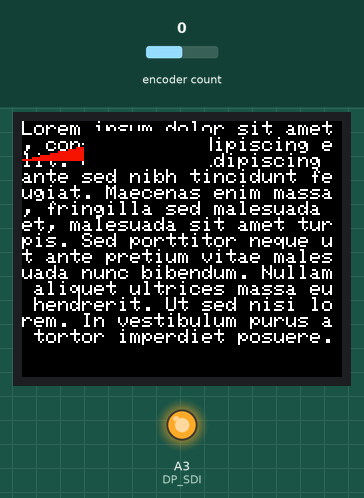
Recording of a sketch running on a simulated Teensy 4. Shown: 160×128 colour display, output pins drawn as LEDs (lit = HIGH). The test bench sets the inputs (shaded band); at power-on: encoder count 0. Pins used as bus, display or sensor lines are not drawn.

Above: at 2.9 s.
3.0 s: encoder count set to 1
4.5 s: encoder count set to 2
At 5.7 s:
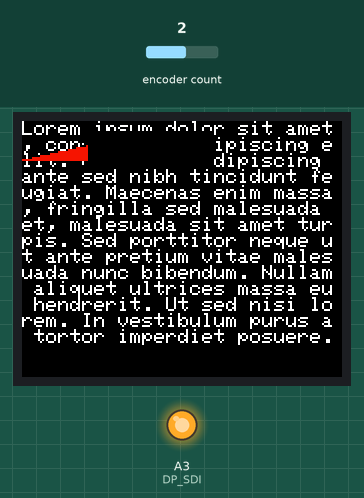
6.0 s: encoder count set to 3
7.5 s: encoder count set to 4
At 8.0 s:
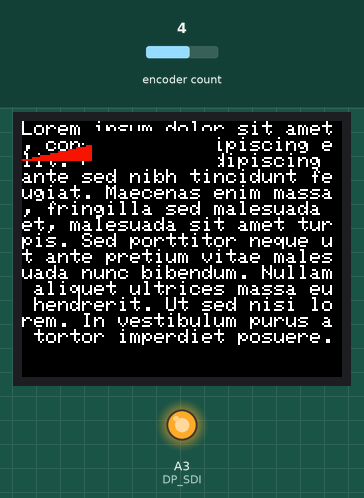
Timing chart, 0 to 10.0 s (numbered marks = the images above; inputs shaded):
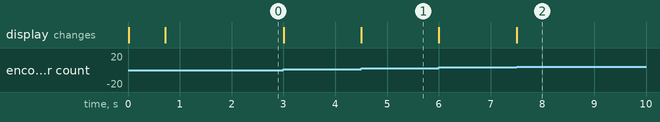

Measured:
- after the input at 4.5 s, the display: changes at once (image 1)
- after the input at 7.5 s, the display: changes at once (image 2)

The sketch:

Mixing.ino
```cpp
// (licence header left out)
 /**
  * Volume: Implement a basic volume control to allow testing output filtering
  * Show a simple volum bar on the screen
  * Volume control is an encoder producing interrupts
  *
  * Mixing: implements master volume and bass guitar input mixing with AD5204 digital potentiometers
  */

#include <Arduino.h>

#include <Adafruit_GFX.h>    // Core graphics library
#include <ST7735_t3.h>    // Hardware-specific library
#include "VS1053.h"
#include <Encoder.h>

/**
 * Screen is an ST7735 based 1.8" screen without touch
 */
#define SC_SCL 27
#define SC_SDA 26
#define SC_CS 0
#define SC_DC 28
#define SC_RESET 29

/**
 * Music player is a VS1053 basic breakout board
 */
#define MP_MOSI 11
#define MP_MISO 12
#define MP_SCK 13
#define MP_CS 25
#define MP_DCS 25
#define MP_DREQ UNUSED
#define MP_RESET 24

#define VOL_L 30
#define VOL_R 31

#define DP_CS 15
#define DP_CLK 16
#define DP_SDI 17
#define MASTER_VOL 2

ST7735_t3 tft = ST7735_t3(SC_CS, SC_DC, SC_SDA, SC_SCL, SC_RESET);

VS1053 midi = VS1053(MP_CS);

MIDINote note = {0,80,127};

Encoder volumeKnob(VOL_L, VOL_R);
long volume = 127;

uint8_t voice = 0;
uint32_t ticks = 0;

void setup() {

   Serial.begin(9600);
   pinMode(MP_MOSI, OUTPUT);
   pinMode(MP_MISO, INPUT);
   pinMode(MP_RESET, OUTPUT);
   pinMode(MP_SCK, OUTPUT);
   pinMode(MP_CS, OUTPUT);

   pinMode(DP_CS, OUTPUT);
   pinMode(DP_CLK, OUTPUT);
   pinMode(DP_SDI, OUTPUT);
   digitalWrite(DP_CS, HIGH);
   digitalWrite(DP_CLK, HIGH);
   digitalWrite(DP_SDI, HIGH);

  digitalWrite(MP_CS, HIGH);
  digitalWrite(MP_RESET, LOW);
  delay(10);
  digitalWrite(MP_RESET, HIGH);
  SPI.begin ();
  SPI.setBitOrder(MSBFIRST);
  midi.enableMIDI();
  // for the moment the channel output is a max
  midi.setVolume(0,127);

  SPI1.setMOSI(DP_SDI);
  SPI1.setSCK(DP_CLK);
  SPI1.begin();
  SPI1.setBitOrder(MSBFIRST);

  tft.initR(INITR_BLACKTAB);
  tft.setRotation(1);
  uint16_t time = millis();
  tft.fillScreen(ST7735_BLACK);
  time = millis() - time;
  delay(500);

  // large block of text
  tft.fillScreen(ST7735_BLACK);
  testdrawtext("Lorem ipsum dolor sit amet, consectetur adipiscing elit. Curabitur adipiscing ante sed nibh tincidunt feugiat. Maecenas enim massa, fringilla sed malesuada et, malesuada sit amet turpis. Sed porttitor neque ut ante pretium vitae malesuada nunc bibendum. Nullam aliquet ultrices massa eu hendrerit. Ut sed nisi lorem. In vestibulum purus a tortor imperdiet posuere. ", ST7735_WHITE);
  setMasterVolume(volume);
  delay(1000);

}

void loop() {

  long t = millis();
  long newVol = volumeKnob.readAndReset();
  if(newVol != 0) {
    volume += newVol;
    if(volume < 0) {
      volume = 0;
    } else if(volume > 254) {
      volume = 254;
    }

    setMasterVolume(volume);
  }

  if(t - ticks > 1000) {
    midi.noteOn(note);
    ticks = t;
  }
}

void testdrawtext(const char *text, uint16_t color) {
  tft.setCursor(0, 0);
  tft.setTextColor(color);
  tft.setTextWrap(true);
  tft.print(text);
}

void setMasterVolume(uint8_t volume) {
    digitalPotWrite(MASTER_VOL,volume);
    drawVolumeBar(volume);
    if(volume == 0) {
      midi.setVolume(0,0);
    } else {
      midi.setVolume(0,127);
    }
}

void drawVolumeBar(uint8_t volume) {
  // Volume bounding box is (0,5),(63,19)
  // Draw the full triangle
  tft.fillTriangle( 0,  19, 63,  19,  63, 5,  0xf0a0);
  // now clip the end off as needed
  tft.fillRect( volume / 4,  5,  63,  19, 0x0000);
}

void digitalPotWrite(int address, int value) {
 digitalWrite(DP_CS,LOW);
 // shift out the address
 for(int i=7; i>=0; i--) {
    if(address & (1 << i)) {
      digitalWrite(DP_SDI,HIGH);
    } else {
      digitalWrite(DP_SDI,LOW);
    }

    digitalWrite(DP_CLK,LOW);
    digitalWrite(DP_CLK,HIGH);
 }
 // shift out the data
 for(int i=7; i>=0; i--) {
    if(value & (1 << i)) {
      digitalWrite(DP_SDI,HIGH);
    } else {
      digitalWrite(DP_SDI,LOW);
    }

    digitalWrite(DP_CLK,LOW);
    digitalWrite(DP_CLK,HIGH);
 }
  digitalWrite(DP_CS,HIGH);
}
```

VS1053.h
```cpp
#ifndef VS1053_H
#define VS1053_H

#define MIDI_NOTE_OFF 0x80
#define MIDI_NOTE_ON 0x90

#define MIDI_CHANNEL_MODE 0xb0
#define MIDI_CHANNEL_VOLUME 0x07
#define MIDI_CHANNEL_EXPRESSION 0x0b
#define MIDI_CHANNEL_PROGRAM 0xc0

typedef struct {
  uint8_t channel;
  uint8_t note;
  uint8_t velocity;
} MIDINote;

class VS1053 {


  public:

  VS1053(uint8_t cs) : _cs(cs) {};

  void enableMIDI() {

  }

  void noteOn(MIDINote note);
  void noteOff(MIDINote note);
  void setVolume(uint8_t channel, uint8_t vol);

  void setVoice(uint8_t channel, uint8_t voice);
  void setBank(uint8_t channel, uint8_t bank);

  protected:
  uint8_t _cs;

  void sendMIDIByte(uint8_t b) {
    digitalWrite(_cs, LOW);
    SPI.transfer(b);
    SPI.transfer(0x00);
    digitalWrite(_cs, HIGH);
  }


};

void VS1053::noteOn(MIDINote note) {
  sendMIDIByte(MIDI_NOTE_ON | (note.channel & 0x0f));
  sendMIDIByte(note.note & 0x7f);
  sendMIDIByte(note.velocity & 0x7f);
}

void VS1053::setVolume(uint8_t channel, uint8_t vol) {
  sendMIDIByte(MIDI_CHANNEL_MODE | (channel & 0x0f));
  sendMIDIByte(MIDI_CHANNEL_VOLUME);
  sendMIDIByte(vol & 0x7f);
}

void VS1053::setVoice(uint8_t channel, uint8_t voice) {
    sendMIDIByte(MIDI_CHANNEL_PROGRAM | (channel & 0x0f));
    sendMIDIByte(voice);
}

#endif
```
